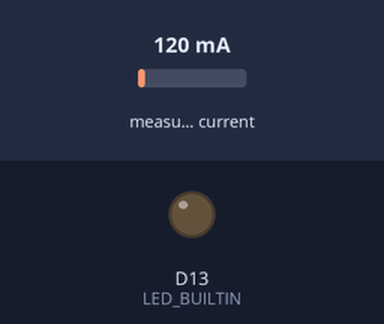
This sketch was run on a simulated Arduino Nano 33 IoT. Shown: output pins drawn as LEDs (lit = HIGH). Inputs (shaded band) come from the test bench; at power-on: measured current 120 mA. Nothing arrives over Bluetooth unless stated; a phone connects over Bluetooth LE 3 s after start; what the sketch prints to the serial monitor is not drawn.

Above: at 0.05 s.
Timing chart, 0 to 3.0 s (numbered marks = the images above):
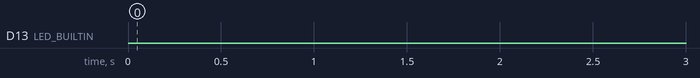

The sketch:

BatteryMonitor.ino
```cpp
#include <ArduinoBLE.h>
#include "EmonLib.h"

EnergyMonitor emon1;

BLEService energyMonitorService("691263ec-5983-4034-8eea-399c82e7fa7a");

BLEFloatCharacteristic energyUsageChar("54fd1583-b8ca-4153-a72f-92d846b041bc",
    BLERead | BLENotify);

float CALIBRATION = 43;
long previousMillis = 0;

void setup() {
  Serial.begin(9600);
  while (!Serial);

  pinMode(LED_BUILTIN, OUTPUT);

  if (!BLE.begin()) {
    Serial.println("starting BLE failed!");
    while (1);
  }

  initialeBleService();
  Serial.println("Bluetooth device active, waiting for connections...");

  emon1.current(1, CALIBRATION);
}

void loop() {
  // wait for a BLE central
  BLEDevice central = BLE.central();

  // if a central is connected to the peripheral:
  if (central) {
    Serial.print("Connected to central: ");
    // print the central's BT address:
    Serial.println(central.address());
    // turn on the LED to indicate the connection:
    digitalWrite(LED_BUILTIN, HIGH);

    while (central.connected()) {

      readEnergyUsage();
      digitalWrite(LED_BUILTIN, HIGH);
       long currentMillis = millis();
      // if 200ms have passed
      if (currentMillis - previousMillis >= 200) {
        previousMillis = currentMillis;
         digitalWrite(LED_BUILTIN, LOW);
      }
    }
   // when the central disconnects, turn off the LED:
    digitalWrite(LED_BUILTIN, LOW);
    Serial.print("Disconnected from central: ");
    Serial.println(central.address());
  }
}

void readEnergyUsage() {
  float value = emon1.calcIrms(1480);

  Serial.println(value*222);

  energyUsageChar.writeValue(value*222);
}

void initialeBleService(){
  BLE.setLocalName("Energy Monitor");
  BLE.setAdvertisedService(energyMonitorService);
  energyMonitorService.addCharacteristic(energyUsageChar);
  BLE.addService(energyMonitorService);
  energyUsageChar.writeValue(0);
  BLE.advertise();
}
```

Measured:
- by itself, D13 (LED_BUILTIN): LOW → HIGH at 3.0 s, → LOW 0.18 s later, → HIGH 0.18 s later, → LOW 0.18 s later, … (712 changes in this stretch)
